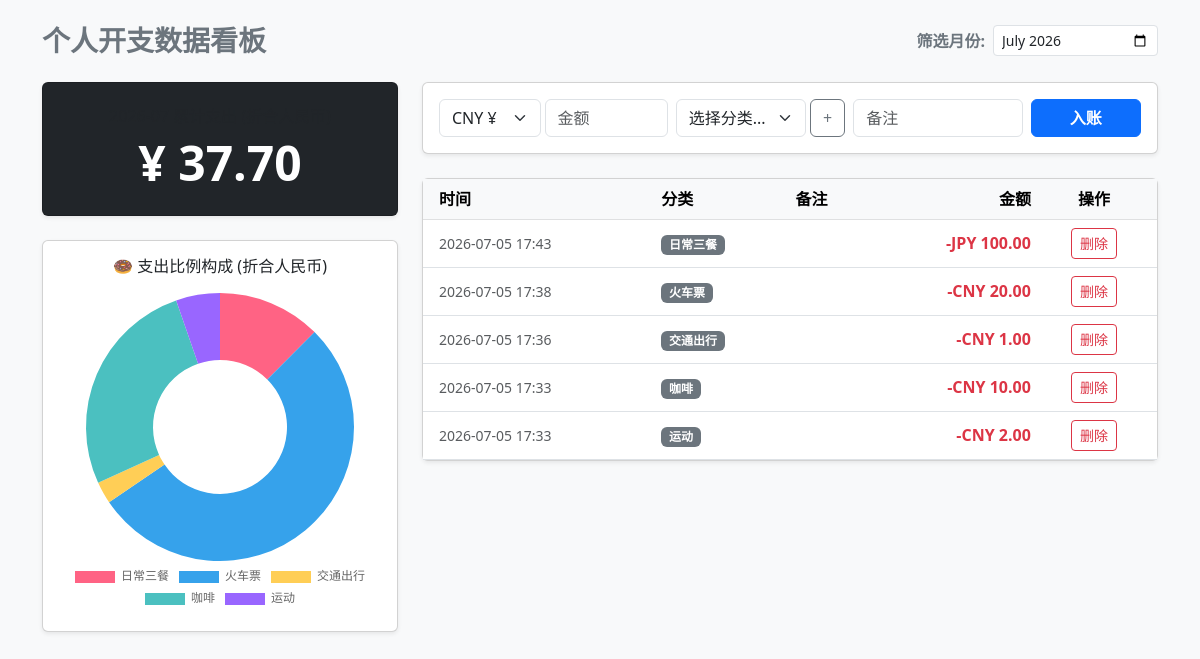
The page / on the database its author committed.
### tables this page shows
CREATE TABLE expenses (
            id INTEGER PRIMARY KEY AUTOINCREMENT,
            amount REAL NOT NULL,
            category TEXT NOT NULL,
            note TEXT,
            date TEXT NOT NULL
        , currency TEXT DEFAULT "CNY");

### app.py (the view)
@app.route("/")
def home():
    selected_month = request.args.get('month', datetime.now().strftime("%Y-%m"))
    conn = sqlite3.connect('database.db')
    c = conn.cursor()
    c.execute("SELECT * FROM expenses WHERE date LIKE ? ORDER BY date DESC", (selected_month + '%',))
    records = c.fetchall()
    c.execute('SELECT name FROM categories ORDER BY id')
    categories = [row[0] for row in c.fetchall()]
    conn.close()
    total_cny = 0.0
    chart_dict = {}
    for row in records:
        amount = row[1]
        category = row[2]
        currency = row[5] if len(row) > 5 and row[5] else 'CNY'
        rate = EXCHANGE_RATES.get(currency, 1.0)
        cny_amount = amount * rate
        total_cny += cny_amount
        chart_dict[category] = chart_dict.get(category, 0) + cny_amount
    chart_labels = json.dumps(list(chart_dict.keys()))
    chart_values = json.dumps(list(chart_dict.values()))
    return render_template("index.html",
                           records=records,
                           total=total_cny,
                           chart_labels=chart_labels,
                           chart_values=chart_values,
                           categories=categories,
                           selected_month=selected_month)

### templates/index.html (shortened to what this page needs)
<!DOCTYPE html>
<html lang="zh-CN">
<head>
    <link href="https://cdn.jsdelivr.net/npm/bootstrap@5.3.0/dist/css/bootstrap.min.css" rel="stylesheet">
</head>
<body class="bg-light pb-5">
<div class="container mt-4">
    <div class="d-flex justify-content-between align-items-center mb-4">
        <h3 class="fw-bold text-secondary mb-0">个人开支数据看板</h3>
        <form action="/" method="GET" class="d-flex align-items-center">
            <label class="me-2 fw-bold text-secondary text-nowrap">筛选月份:</label>
            <input type="month" class="form-control form-control-sm" name="month" value="{{ selected_month }}" onchange="this.form.submit()">
        </form>
    </div>
    <div class="row">
        <div class="col-md-4 mb-4">
            <div class="card text-white bg-dark shadow-sm mb-4">
                <div class="card-body text-center py-4">
                    <h6 class="card-title text-muted mb-2">{{ selected_month }} 累计支出 (折合人民币)</h6>
                    <h2 class="display-5 fw-bold mb-0">¥ {{ "%.2f"|format(total) }}</h2>
                </div>
            </div>
            <div class="card shadow-sm">
                <div class="card-body">
                    <h6 class="card-title text-center mb-3">🍩 支出比例构成 (折合人民币)</h6>
                    <canvas id="expenseChart"></canvas>
                </div>
            </div>
        </div>
        <div class="col-md-8">
            <div class="card shadow-sm mb-4">
                <div class="card-body">
                    <form action="/add" method="POST" class="row g-2 align-items-center">
                        <div class="col-md-4 d-flex">
                            <select class="form-select me-1" name="currency" style="width: 45%;">
                                <option value="CNY">CNY ¥</option>
                            </select>
                            <input type="number" class="form-control" name="amount" placeholder="金额" required step="0.01" style="width: 55%;">
                        </div>
                        <div class="col-md-3 d-flex">
                            <select class="form-select me-1" name="category" required>
                                <option value="" disabled selected>选择分类...</option>
                            </select>
                            <button type="button" class="btn btn-outline-secondary" data-bs-toggle="modal" data-bs-target="#addCategoryModal">+</button>
                        </div>
                        <div class="col-md-3">
                            <input type="text" class="form-control" name="note" placeholder="备注">
                        </div>
                        <div class="col-md-2">
                            <button type="submit" class="btn btn-primary w-100 fw-bold">入账</button>
                        </div>
                    </form>
                </div>
            </div>
            <div class="card shadow-sm">
                <div class="card-body p-0">
                    <div class="table-responsive">
                        <table class="table table-hover align-middle mb-0">
                            <thead class="table-light">
                                <tr>
                                    <th class="ps-3">时间</th>
                                    <th>分类</th>
                                    <th>备注</th>
                                    <th class="text-end">金额</th>
                                    <th class="text-center pe-3">操作</th>
                                </tr>
                            </thead>
                            <tbody>
                                {% for row in records %}
                                <tr>
                                    <td class="text-muted small ps-3">{{ row[4] }}</td>
                                    <td><span class="badge bg-secondary">{{ row[2] }}</span></td>
                                    <td>{{ row[3] }}</td>
                                    <td class="text-end fw-bold text-danger">
                                        -{{ row[5] if row|length > 5 and row[5] else 'CNY' }} {{ "%.2f"|format(row[1]) }}
                                    </td>
                                    <td class="text-center pe-3">
                                        <a href="/delete/{{ row[0] }}" class="btn btn-sm btn-outline-danger" onclick="return confirm('确定要删除这笔记录吗？')">删除</a>
                                    </td>
                                </tr>
                                {% else %}
                                <tr>
                                    <td colspan="5" class="text-center text-muted py-5">当前月份暂无记录。</td>
                                </tr>
                                {% endfor %}
                            </tbody>
                        </table>
                    </div>
                </div>
            </div>
        </div>
    </div>
</div>
<script>
    const chartLabels = {{ chart_labels | safe }};
    const chartValues = {{ chart_values | safe }};
    if (chartValues.length > 0) {
        const ctx = document.getElementById('expenseChart').getContext('2d');
        new Chart(ctx, {
            type: 'doughnut',
            data: {
                labels: chartLabels,
                datasets: [{
                    data: chartValues,
                    backgroundColor: ['#FF6384', '#36A2EB', '#FFCE56', '#4BC0C0', '#9966FF', '#FF9F40', '#EA3F3F'],
                    borderWidth: 0
                }]
            },
            options: { responsive: true, plugins: { legend: { position: 'bottom' } } }
        });
    }
</script>
</body>
</html>

### rows shown on the page
expenses: date "2026-07-05 17:43", category "日常三餐", currency "JPY", amount "100.00"
expenses: date "2026-07-05 17:38", category "火车票", currency "CNY", amount "20.00"
expenses: date "2026-07-05 17:36", category "交通出行", currency "CNY", amount "1.00"
expenses: date "2026-07-05 17:33", category "咖啡", currency "CNY", amount "10.00"
expenses: date "2026-07-05 17:33", category "运动", currency "CNY", amount "2.00"

### other values the page prints
{{ "%.2f"|format(total) }} "37.70"
chart data {{ chart_values | safe }} [4.7, 20.0, 1.0, 10.0, 2.0]
